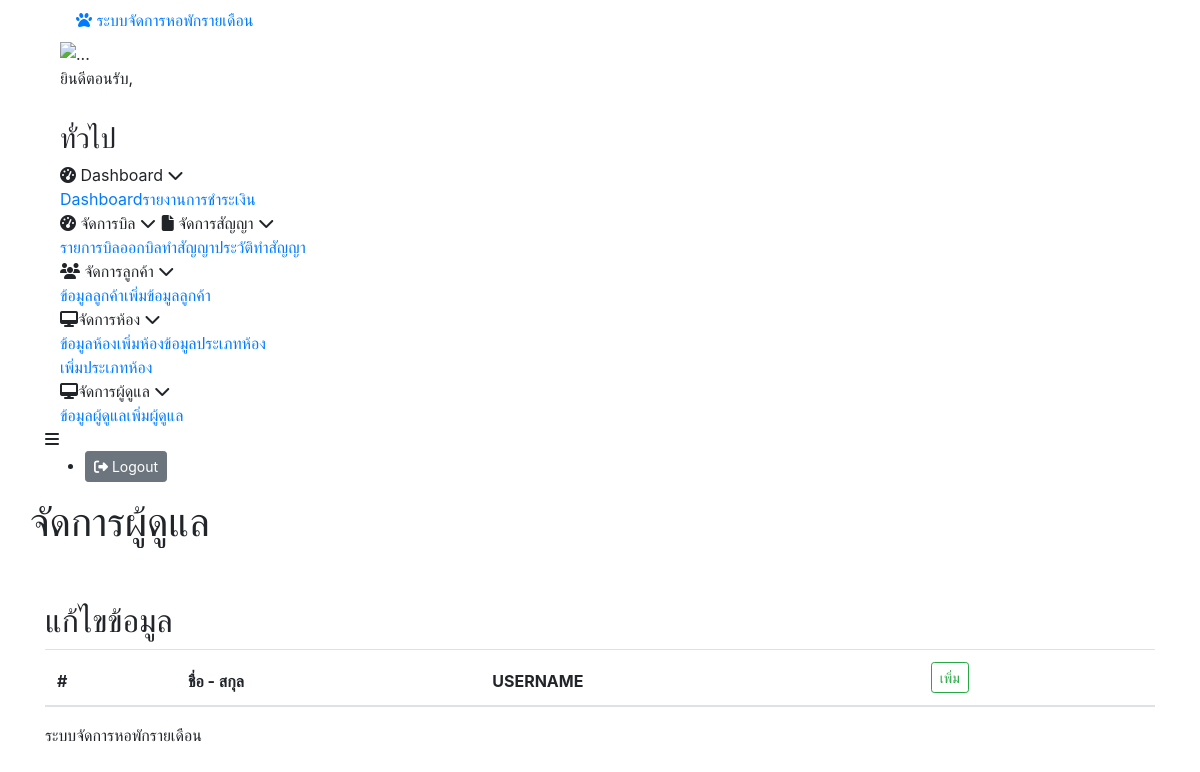
Before: /index.php/home/admin with the older database file.
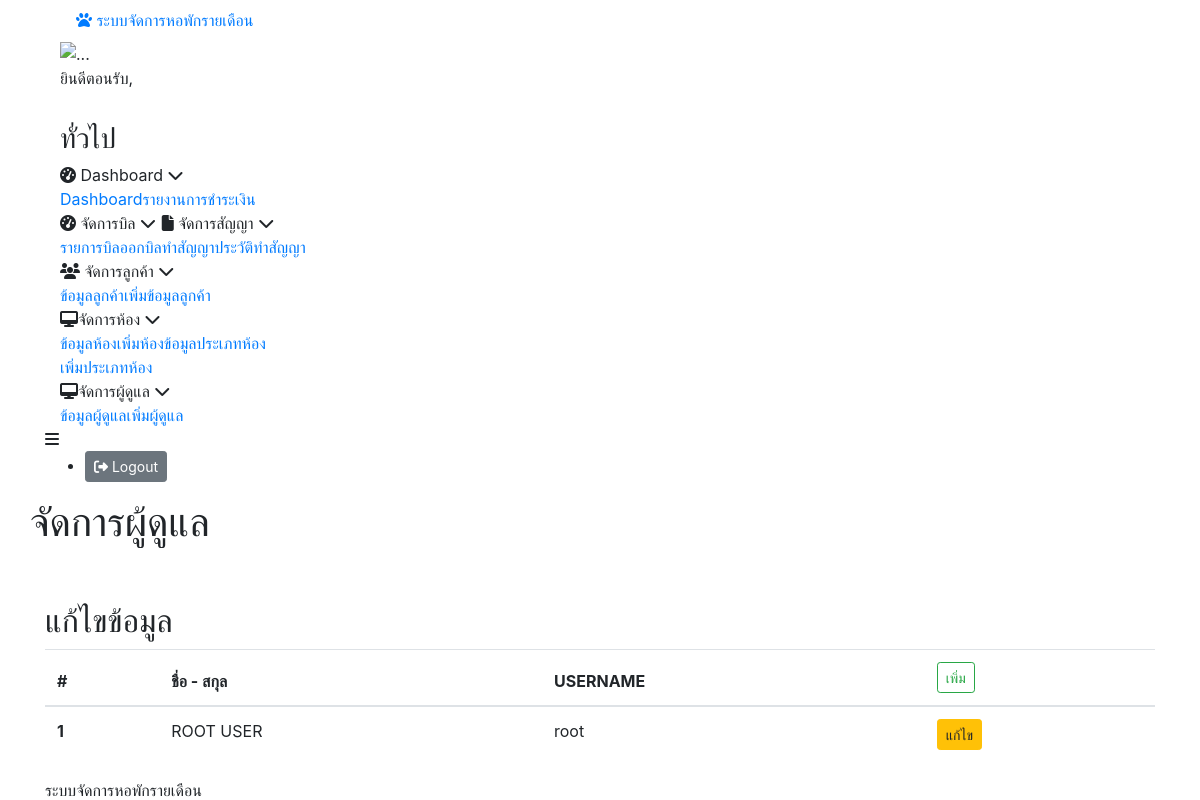
After: the same page with the newer database file.
### tables this page shows
CREATE TABLE `account` (
  `ACC_ID` int(11) NOT NULL,
  `ACC_NAME` varchar(100) NOT NULL,
  `ACC_IMGE` varchar(100) NOT NULL DEFAULT 'user.png',
  `ACC_STATUS` varchar(2) DEFAULT '1',
  `ACC_STAMP` datetime NOT NULL DEFAULT current_timestamp() ON UPDATE current_timestamp(),
  `ACC_USERNAME` varchar(50) NOT NULL,
  `ACC_PASSWORD` varchar(50) NOT NULL
);

### application/core/MY_Loader.php (called while the page is built, shortened)
<?php
class MY_Loader extends CI_Loader
{
	public function template($template_name, $vars = array(), $return = FALSE)
	{
		$vars['account'] = $_SESSION['account'];
		if ($return) :
			$content  = $this->view('templates/header', $vars, $return);
			$content .= $this->view($template_name, $vars, $return);
			$content .= $this->view('templates/footer', $vars, $return);
			return $content;
		else :
			$this->view($template_name, $vars);
		endif;
	}
}

### application/controllers/Home.php (called while the page is built, shortened)
<?php
class Home extends CI_Controller
{
	function admin()
	{
		$data = array();
		$RES = new Account_models();
		$data['account_ACC'] = $RES->QueryResources([
			"WHERE" => [
				"account" => [
					"ACC_STATUS" => "1"
				]
			],
			"TYPE_RESULT" => "object",
		]);
		$Load = new MY_Loader();
		$Load->template("admin", $data);
	}
}

### index.php (called while the page is built, shortened)
<?php
require_once BASEPATH . 'core/CodeIgniter.php';

### application/models/Account_models.php (called while the page is built, shortened)
<?php
class Account_models extends CI_Model
{
    private $mssql = null;
    public static $sTABLE_NAME = "account";
    public function __construct()
    {
        $this->mssql = $this->load->database('MYSQL', TRUE);
    }
    public static function TB_NAME()
    {
        return sprintf("%s",  self::$sTABLE_NAME);
    }
    public function QueryResources($temp_data = array())
    {
        $temp = array();
        if (empty($temp_data)) {
            $this->mssql->from(self::TB_NAME());
            $query = $this->mssql->get();
            $temp = $query->result_object();
            return $temp;
        } else {
            $temp_data = (object) $temp_data;
        }
        $GROUP_BY = isset($temp_data->GROUP_BY) ? $temp_data->GROUP_BY : array();
        $SELECT = isset($temp_data->SELECT) ? $temp_data->SELECT : array();
        $WHERE = isset($temp_data->WHERE) ? $temp_data->WHERE : array();
        $TYPE_RESULT = isset($temp_data->TYPE_RESULT) ? $temp_data->TYPE_RESULT : 'object';
        $ONE_ROW = isset($temp_data->ONE_ROW) ? $temp_data->ONE_ROW : false;
        $TABLE_NAME = isset($temp_data->TABLE_NAME) ? $temp_data->TABLE_NAME : self::TB_NAME();
        $this->mssql->from($TABLE_NAME);
        if (!empty($WHERE)) {
            foreach ($WHERE as $key_WHERE => $item_WHERE) :
                if (gettype($item_WHERE) == 'array') {
                    foreach ($item_WHERE as $key_item_WHERE => $item_item_WHERE) :
                        if ($key_item_WHERE !== 0) {
                            $TB_ = $key_WHERE;
                            $KE_ = $key_item_WHERE;
                            if (gettype($item_item_WHERE) == "array") {
                                $item_item_WHERE = (object) $item_item_WHERE;
                                $item_item_WHERE_array = $item_item_WHERE;
                                $CONDITION = strtoupper(isset($item_item_WHERE->CONDITION) ? $item_item_WHERE->CONDITION : 'and');
                                $DATA_K = isset($item_item_WHERE->DATA) ? $item_item_WHERE->DATA : array();
                                $GROUP = isset($item_item_WHERE->GROUP) ? $item_item_WHERE->GROUP : false;
                                if (empty($DATA_K)) {
                                    continue;
                                }
                                switch ($CONDITION) {
                                    case 'OR':
                                        if (gettype($DATA_K) == "array") {
                                            if ($GROUP == true) {
                                                $this->mssql->group_start();
                                            }
                                            foreach ($DATA_K as $key_DK => $item_DK) :
                                                $this->mssql->or_where(sprintf("%s.%s", $TB_, $KE_), $item_DK);
                                            endforeach;
                                            if ($GROUP == true) {
                                                $this->mssql->group_end();
                                            }
                                        } else {
                                            $this->mssql->or_where(sprintf("%s.%s", $TB_, $KE_), $DATA_K);
                                        }
                                        break;
                                    case 'IN':
                                        if (gettype($DATA_K) == "array") {
                                            if ($GROUP == true) {
                                                $this->mssql->group_start();
                                            }
                                            $this->mssql->where_in(sprintf("%s.%s", $TB_, $KE_), $DATA_K);
                                            if ($GROUP == true) {
                                                $this->mssql->group_end();
                                            }
                                        } else {
                                            $this->mssql->where_in(sprintf("%s.%s", $TB_, $KE_), $DATA_K);
                                        }
                                        break;
                                    case 'OR_IN':
                                        if (gettype($DATA_K) == "array") {
                                            if ($GROUP == true) {
                                                $this->mssql->group_start();
                                            }
                                            $this->mssql->or_where_in(sprintf("%s.%s", $TB_, $KE_), $DATA_K);
                                            if ($GROUP == true) {
                                                $this->mssql->group_end();
                                            }
                                        } else {
                                            $this->mssql->or_where_in(sprintf("%s.%s", $TB_, $KE_), $DATA_K);
                                        }
                                        break;
                                    case 'NOT_IN':
                                        if (gettype($DATA_K) == "array") {
                                            if ($GROUP == true) {
                                                $this->mssql->group_start();
                                            }
                                            $this->mssql->where_not_in(sprintf("%s.%s", $TB_, $KE_), $DATA_K);
                                            if ($GROUP == true) {
                                                $this->mssql->group_end();
                                            }
                                        } else {
                                            $this->mssql->where_not_in(sprintf("%s.%s", $TB_, $KE_), $DATA_K);
                                        }
                                        break;
                                    case 'OR_NOT_IN':
                                        if (gettype($DATA_K) == "array") {
                                            if ($GROUP == true) {
                                                $this->mssql->group_start();
                                            }
                                            $this->mssql->where_not_in(sprintf("%s.%s", $TB_, $KE_), $DATA_K);
                                            if ($GROUP == true) {
                                                $this->mssql->group_end();
                                            }
                                        } else {
                                            $this->mssql->or_where_not_in(sprintf("%s.%s", $TB_, $KE_), $DATA_K);
                                        }
                                        break;
                                    case 'AND':
                                        if (gettype($DATA_K) == "array") {
                                            if ($GROUP == true) {
                                                $this->mssql->group_start();
                                            }
                                            foreach ($DATA_K as $key_DK => $item_DK) :
                                                $this->mssql->where(sprintf("%s.%s", $TB_, $KE_), $item_DK);
                                            endforeach;
                                            if ($GROUP == true) {
                                                $this->mssql->group_end();
                                            }
                                        } else {
                                            $this->mssql->where(sprintf("%s.%s", $TB_, $KE_), $DATA_K);
                                        }
                                        break;
                                    case 'LIKE':
                                        if (gettype($DATA_K) == "array") {
                                            if ($GROUP == true) {
                                                $this->mssql->group_start();
                                            }
                                            foreach ($DATA_K as $key_DK => $item_DK) :
                                                $this->mssql->like(sprintf("%s.%s", $TB_, $KE_), $item_DK, 'both');
                                            endforeach;
                                            if ($GROUP == true) {
                                                $this->mssql->group_end();
                                            }
                                        } else {
                                            $this->mssql->like(sprintf("%s.%s", $TB_, $KE_), $DATA_K, 'both');
                                        }
                                        break;
                                    case 'OR_LIKE':
                                        if (gettype($DATA_K) == "array") {
                                            if ($GROUP == true) {
                                                $this->mssql->group_start();
                                            }
                                            foreach ($DATA_K as $key_DK => $item_DK) :
                                                $this->mssql->or_like(sprintf("%s.%s", $TB_, $KE_), $item_DK, 'both');
                                            endforeach;
                                            if ($GROUP == true) {
                                                $this->mssql->group_end();
                                            }
                                        } else {
                                            $this->mssql->or_like(sprintf("%s.%s", $TB_, $KE_), $DATA_K, 'both');
                                        }
                                        break;
                                }
                            } else {
                                $this->mssql->where(sprintf("%s.%s", $TB_, $KE_), $item_item_WHERE);
                            }
                        }
                    endforeach;
                }
            endforeach;
        }
        if (empty($SELECT) && empty($GROUP_BY)) {
            $this->mssql->select("*");
        }
        try {
            $query = $this->mssql->get();
            if ($TYPE_RESULT == 'object' && $ONE_ROW != true) {
                $temp = $query->result_object();
            } elseif ($TYPE_RESULT == 'array' && $ONE_ROW != true) {
                $temp = $query->result_array();
            } elseif ($TYPE_RESULT == 'object' && $ONE_ROW == true) {
                $temp = $query->row_object();
            } elseif ($TYPE_RESULT == 'array' && $ONE_ROW == true) {
                $temp = $query->row_array();
            } else {
                $temp = $query->result_object();
            }
            return $temp;
        } catch (Exception $e) {
            return $e;
        }
    }
}

### application/views/admin.php (the view, shortened to what the changed rows need)
<div class="right_col" role="">
    <div class="">
        <div class="row mb-5">
            <div class="page-title">
                <div class="title_left">
                    <h1>จัดการผู้ดูแล</h1>
                </div>
            </div>
        </div>
        <div class="row">
            <div class="col-12">
                <div class="x_panel">
                    <div class="x_title">
                        <h2>แก้ไขข้อมูล</h2>
                    </div>
                    <table class="table">
                        <thead>
                            <tr>
                                <th scope="col">#</th>
                                <th scope="col">ชื่อ - สกุล</th>
                                <th scope="col">USERNAME</th>
                                <th scope="col"><a class="btn btn-sm btn-outline-success" href="<?= base_url('home/admin_view_add') ?>">เพิ่ม</a></th>
                            </tr>
                        </thead>
                        <tbody>
                            <?php foreach ($account_ACC as $key => $ii) : ?>
                                <tr>
                                    <th scope="row"><?= $key +1; ?></th>
                                    <td><?= $ii->ACC_NAME; ?></td>
                                    <td><?= $ii->ACC_USERNAME; ?></td>
                                    <td><a  class="btn btn-sm btn-warning" href="<?= base_url('home/admin_view_edit/' . $ii->ACC_ID) ?>">แก้ไข</a></td>
                                </tr>
                            <?php endforeach; ?>
                        </tbody>
                    </table>
                </div>
            </div>
        </div>
    </div>
</div>

Changed rows visible on the page:
now on this page (row edited): account: ACC_NAME "ROOT USER", ACC_USERNAME "root"
